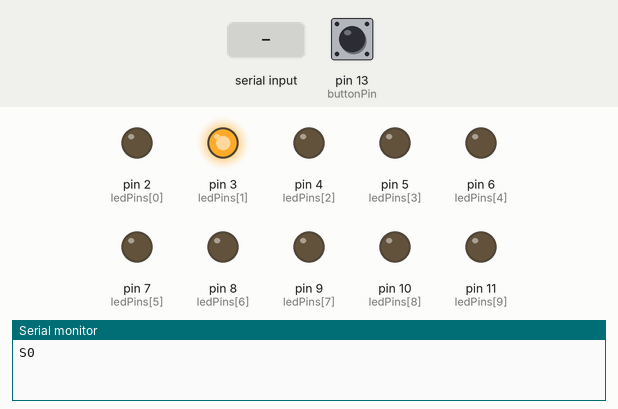
This sketch was run on a simulated Arduino Uno, built with avr-gcc and run on an emulated ATmega328P. On the bench: output pins drawn as LEDs (lit = HIGH), the last lines printed to the serial monitor. Dashed ring = blinking. The test bench sets the inputs (shaded band); at power-on: pin 13 (buttonPin) HIGH.

Above: at 1.2 s.
1.3 s: "90,45\n" received over Serial
At 1.6 s:
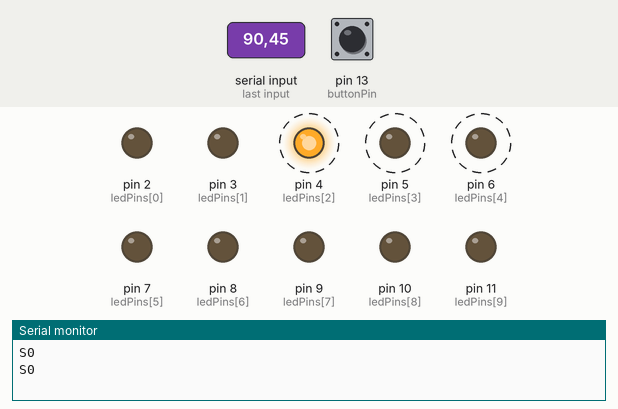
4.3 s: pin 13 (buttonPin) pulled LOW for 1 s
7.3 s: pin 13 (buttonPin) pulled LOW for 3.2 s
12.0 s: "30,150\n" received over Serial
At 12.0 s:
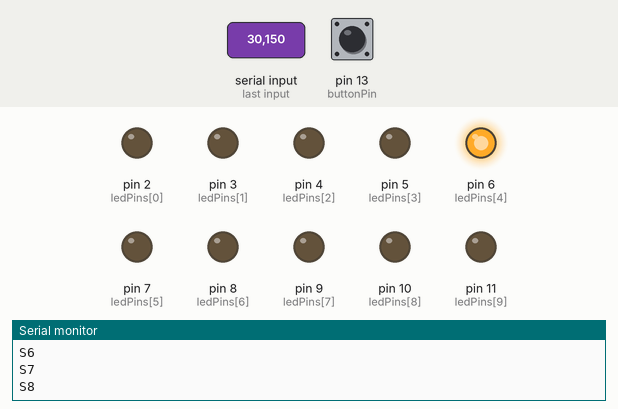
15.0 s: "1\n" received over Serial
At 16.5 s:
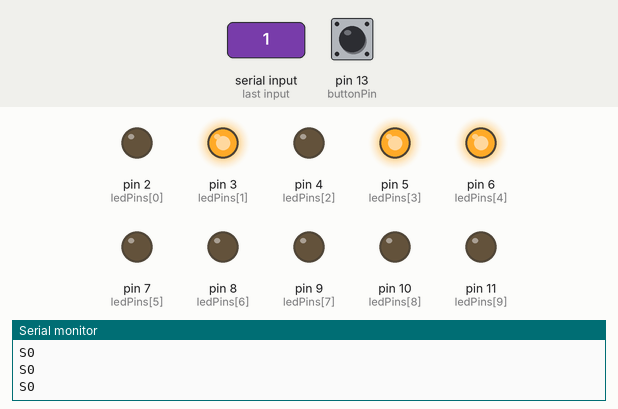
18.0 s: "2\n" received over Serial
At 19.8 s:
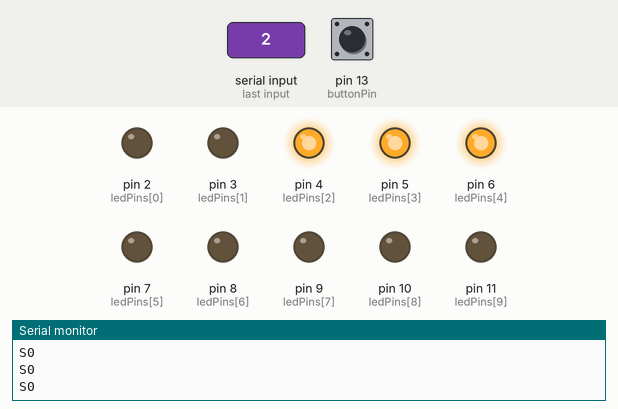
Timing chart, 0 to 22.0 s (numbered marks = the images above; inputs shaded):
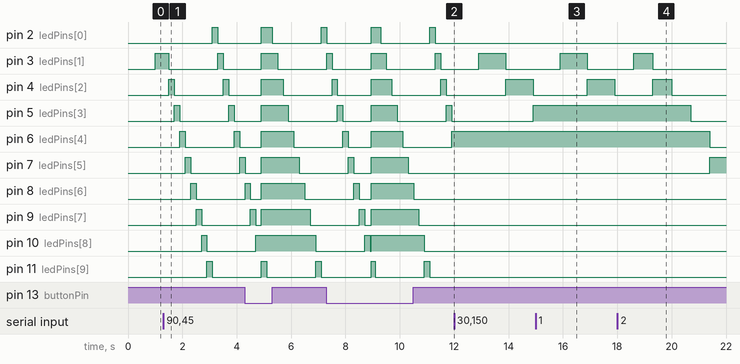

Measured:
- after the input at 1.3 s, pin 2 (ledPins[0]): LOW → HIGH after 1.8 s, → LOW 0.20 s later; pin 3 (ledPins[1]): HIGH → LOW after 0.20 s instead of 0.70 s
- after the input at 12.0 s, pin 2 (ledPins[0]): stays LOW (without the input it goes to HIGH after 1.1 s); pin 6 (ledPins[4]): stays HIGH (without the input it goes to LOW after 0.10 s)
- after the input at 15.0 s, pin 3 (ledPins[1]): LOW → HIGH after 0.90 s, → LOW 1.0 s later; pin 4 (ledPins[2]): LOW → HIGH after 1.9 s, → LOW 1.0 s later
- after the input at 18.0 s, pin 3 (ledPins[1]): LOW → HIGH after 0.60 s, → LOW 0.70 s later; pin 4 (ledPins[2]): LOW → HIGH after 1.3 s, → LOW 0.70 s later; pin 5 (ledPins[3]): HIGH → LOW after 2.7 s instead of 0.90 s; pin 6 (ledPins[4]): HIGH → LOW after 3.4 s instead of 1.9 s; pin 8 (ledPins[6]): stays LOW (without the input it goes to HIGH after 2.9 s)

The sketch:

placa1_interfata.ino
```cpp
#include <SoftwareSerial.h>
//SoftwareSerial: RX=A0, TX=A1
SoftwareSerial mySerial(A0, A1);
const int NUM_LEDS = 10;
const int ledPins[NUM_LEDS] = {2, 3, 4, 5, 6, 7, 8, 9, 10, 11};
const int buttonPin = 13;

unsigned long previousMillis = 0;   // pentru controlul vitezei de parcurgere a LED-urilor
unsigned long interval = 1000;      // intervalul implicit (1 sec) intre LED-uri
int currentLedIndex = 0;            // LED-ul curent care se aprinde
int score = 0;                      // scorul jucatorului
int gameMode = 1;                   // modul de joc curent (1..4)

void setup() {
  Serial.begin(9600);
  //configuram pinii LED ca OUTPUT
  for (int i = 0; i < NUM_LEDS; i++) {
    pinMode(ledPins[i], OUTPUT);
    digitalWrite(ledPins[i], LOW);
  }
  //configuram butonul cu rezistenta de pull-up interna
  pinMode(buttonPin, INPUT_PULLUP);

  // Initializam parametrii
  resetGameParameters();
}
void loop() {
  //verificam daca a venit mesaj pe Serial din interfata
  checkSerialInput();
  runClassicGame();
}
//verificam daca avem date noi pe Serial
void checkSerialInput() {
  if (Serial.available() > 0) {
    int incomingByte = Serial.read();  // citim un singur byte
    //transformam codul ASCII in numar real
    if (incomingByte >= '1' && incomingByte <= '4') {
      gameMode = incomingByte - '0';  // convertim char -> int
      resetGameParameters();
    }
  }
}
//gameMode
void resetGameParameters() {
  currentLedIndex = 0;
  score = 0;
  //trimitem scorul 0 placa 2
  sendScoreToSecondBoard(score);

  switch (gameMode) {
    case 1:
      interval = 1000;
      break;
    case 2:
      interval = 700;
      break;
    case 3:
      interval = 500;
      break;
    case 4:
      interval = 200;
      break;
  }
}
void runClassicGame() {
  unsigned long currentMillis = millis();

  //avansam la urmatorul LED la fiecare *interval*
  if (currentMillis - previousMillis >= interval) {
    previousMillis = currentMillis;

    //stingem LED-ul vechi
    digitalWrite(ledPins[currentLedIndex], LOW);

    //trecem la urmatorul LED
    currentLedIndex++;
    if (currentLedIndex >= NUM_LEDS) {
      currentLedIndex = 0;
    }

    //aprindem LED-ul nou
    digitalWrite(ledPins[currentLedIndex], HIGH);
  }

  //verificam butonul doar daca LED-ul final este aprins
  if (currentLedIndex == (NUM_LEDS - 1)) {
    checkButtonPress();
  }
}

//apasarea butonului si actualizeaza scorul
void checkButtonPress() {
  //buton cu pull-up: apasat = LOW
  if (digitalRead(buttonPin) == LOW) {
    static unsigned long lastPressTime = 0;
    if (millis() - lastPressTime > 50) {  //debouncing
      lastPressTime = millis();
      score++;
      sendScoreToSecondBoard(score);
      victoryFlash();
    }
  }
}

//trimitem scorul la a doua placa (prin Serial)
void sendScoreToSecondBoard(int scor) {
  Serial.print("S");
  Serial.println(scor);
}

void victoryFlash() {
  static unsigned long flashStartTime = 0; // Momentul de start al flash-ului
  static bool flashActive = false;         // Stare pentru a verifica daca flash-ul este activ

  // Daca flash-ul nu este activ, il initializam
  if (!flashActive) {
    flashActive = true;                   // Activam flash-ul
    flashStartTime = millis();            // Salvam timpul curent
    // Aprindem toate LED-urile
    for (int i = 0; i < NUM_LEDS; i++) {
      digitalWrite(ledPins[i], HIGH);
    }
  }
  // Verificam daca au trecut 500 ms
  if (millis() - flashStartTime >= 500) {
    // Stingem toate LED-urile
    for (int i = 0; i < NUM_LEDS; i++) {
      digitalWrite(ledPins[i], LOW);
    }
    // Resetam starea flash-ului
    flashActive = false;
  }
}
```
